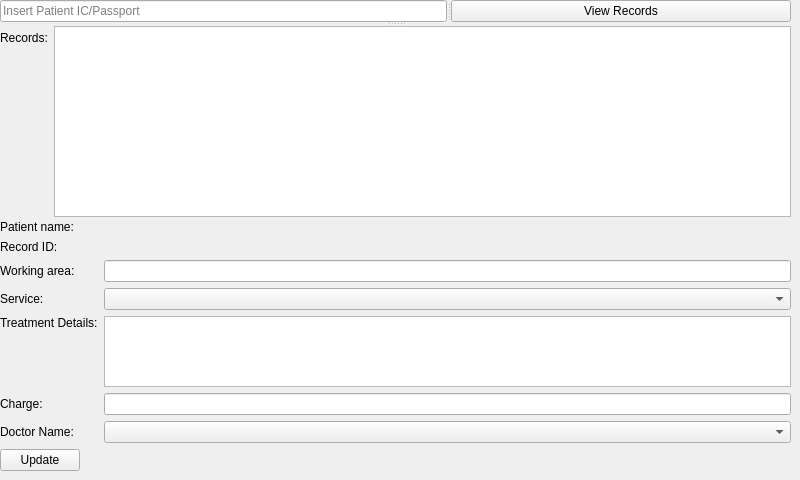
      <widget class="QWidget" name="tab">
       <attribute name="title">
        <string>Records</string>
       </attribute>
       <widget class="QSplitter" name="splitter_4">
        <property name="geometry">
         <rect>
          <x>0</x>
          <y>0</y>
          <width>791</width>
          <height>217</height>
         </rect>
        </property>
        <property name="orientation">
         <enum>Qt::Vertical</enum>
        </property>
        <widget class="QSplitter" name="splitter_3">
         <property name="orientation">
          <enum>Qt::Horizontal</enum>
         </property>
         <widget class="QLineEdit" name="adminSearchRecord">
          <property name="placeholderText">
           <string>Insert Patient IC/Passport</string>
          </property>
         </widget>
         <widget class="QPushButton" name="adminSearchRecordButton">
          <property name="text">
           <string>View Records</string>
          </property>
         </widget>
        </widget>
        <widget class="QWidget" name="layoutWidget">
         <layout class="QFormLayout" name="formLayout_2">
          <item row="0" column="0">
           <widget class="QLabel" name="adminEecordsLabel">
            <property name="text">
             <string>Records:</string>
            </property>
           </widget>
          </item>
          <item row="0" column="1">
           <widget class="QTableView" name="adminRecordsList">
            <attribute name="horizontalHeaderStretchLastSection">
             <bool>true</bool>
            </attribute>
           </widget>
          </item>
         </layout>
        </widget>
       </widget>
       <widget class="QWidget" name="layoutWidget_7">
        <property name="geometry">
         <rect>
          <x>0</x>
          <y>220</y>
          <width>791</width>
          <height>251</height>
         </rect>
        </property>
        <layout class="QGridLayout" name="gridLayout_5">
         <item row="2" column="0" colspan="3">
          <widget class="QLabel" name="adminWorkingAreaEditLabel">
           <property name="text">
            <string>Working area:</string>
           </property>
          </widget>
         </item>
         <item row="6" column="3">
          <widget class="QComboBox" name="adminDoctorNameEdit"/>
         </item>
         <item row="6" column="0" colspan="3">
          <widget class="QLabel" name="adminDoctorNameEditLabel">
           <property name="text">
            <string>Doctor Name:</string>
           </property>
          </widget>
         </item>
         <item row="0" column="3">
          <widget class="QLabel" name="adminPatientNameEdit">
           <property name="text">
            <string/>
           </property>
          </widget>
         </item>
         <item row="0" column="0" colspan="3">
          <widget class="QLabel" name="adminPatientNameEditLabel">
           <property name="text">
            <string>Patient name:</string>
           </property>
          </widget>
         </item>
         <item row="7" column="0">
          <widget class="QPushButton" name="adminEditRecord">
           <property name="text">
            <string>Update</string>
           </property>
          </widget>
         </item>
         <item row="2" column="3">
          <widget class="QLineEdit" name="adminWorkingAreaEdit"/>
         </item>
         <item row="4" column="3">
          <widget class="QPlainTextEdit" name="adminTreatmentDetailsEdit"/>
         </item>
         <item row="5" column="3">
          <widget class="QLineEdit" name="adminChargeEdit">
           <property name="inputMask">
            <string>999999</string>
           </property>
          </widget>
         </item>
         <item row="5" column="0" colspan="3">
          <widget class="QLabel" name="adminChargeEditLabel">
           <property name="text">
            <string>Charge:</string>
           </property>
          </widget>
         </item>
         <item row="3" column="0" colspan="3">
          <widget class="QLabel" name="adminServiceEditLabel">
           <property name="text">
            <string>Service:</string>
           </property>
          </widget>
         </item>
         <item row="4" column="0" colspan="3">
          <widget class="QLabel" name="adminTreatmentDetailsEditLabel">
           <property name="text">
            <string>Treatment Details:</string>
           </property>
           <property name="alignment">
            <set>Qt::AlignLeading|Qt::AlignLeft|Qt::AlignTop</set>
           </property>
          </widget>
         </item>
         <item row="3" column="3">
          <widget class="QComboBox" name="adminServiceEdit">
           <property name="currentText">
            <string/>
           </property>
           <property name="currentIndex">
            <number>-1</number>
           </property>
           <item>
            <property name="text">
             <string>C/UP</string>
            </property>
           </item>
           <item>
            <property name="text">
             <string>COPAIN</string>
            </property>
           </item>
           <item>
            <property name="text">
             <string>SP</string>
            </property>
           </item>
           <item>
            <property name="text">
             <string>XLA</string>
            </property>
           </item>
           <item>
            <property name="text">
             <string>FN</string>
            </property>
           </item>
           <item>
            <property name="text">
             <string>MED</string>
            </property>
           </item>
           <item>
            <property name="text">
             <string>RCT</string>
            </property>
           </item>
           <item>
            <property name="text">
             <string>RCF</string>
            </property>
           </item>
           <item>
            <property name="text">
             <string>DISC-ORTHO</string>
            </property>
           </item>
           <item>
            <property name="text">
             <string>XLA-ORTHO</string>
            </property>
           </item>
           <item>
            <property name="text">
             <string>ORTHOFITTING</string>
            </property>
           </item>
           <item>
            <property name="text">
             <string>ORTHO</string>
            </property>
           </item>
           <item>
            <property name="text">
             <string>PD1</string>
            </property>
           </item>
           <item>
            <property name="text">
             <string>PD2</string>
            </property>
           </item>
           <item>
            <property name="text">
             <string>PD3</string>
            </property>
           </item>
           <item>
            <property name="text">
             <string>PD4</string>
            </property>
           </item>
           <item>
            <property name="text">
             <string>REPAIR PD</string>
            </property>
           </item>
           <item>
            <property name="text">
             <string>ADJ PD</string>
            </property>
           </item>
           <item>
            <property name="text">
             <string>MOS</string>
            </property>
           </item>
           <item>
            <property name="text">
             <string>STO</string>
            </property>
           </item>
           <item>
            <property name="text">
             <string>CB1</string>
            </property>
           </item>
           <item>
            <property name="text">
             <string>CB2</string>
            </property>
           </item>
           <item>
            <property name="text">
             <string>IMPLANT</string>
            </property>
           </item>
           <item>
            <property name="text">
             <string>OTHERS</string>
            </property>
           </item>
           <item>
            <property name="text">
             <string>REVIEW</string>
            </property>
           </item>
          </widget>
         </item>
         <item row="1" column="3">
          <widget class="QLabel" name="adminRecordIDEdit">
           <property name="text">
            <string/>
           </property>
          </widget>
         </item>
         <item row="1" column="0" colspan="3">
          <widget class="QLabel" name="adminRecordIDEditLabel">
           <property name="text">
            <string>Record ID:</string>
           </property>
          </widget>
         </item>
        </layout>
       </widget>
      </widget>
